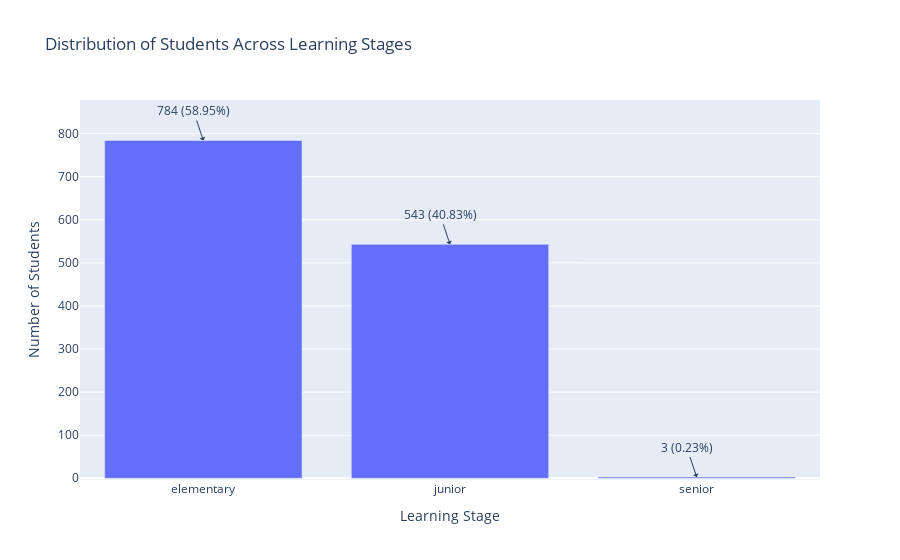

The cell this chart's notebook holds for it:
### Markdown cell above
# The distribution of students across different learning stages:

### Code cell
learning_stages_count = df_InfoContent['learning_stage'].value_counts()
total_students = len(df_InfoContent)

percentage_per_stage = (learning_stages_count / total_students) * 100

fig = go.Figure(data=[go.Bar(x=learning_stages_count.index, y=learning_stages_count.values)])

for i in range(len(learning_stages_count)):
    value_count = learning_stages_count.values[i]
    percentage = percentage_per_stage.values[i]
    text = f"{value_count} ({percentage:.2f}%)"
    fig.add_annotation(
        x=learning_stages_count.index[i],
        y=learning_stages_count.values[i],
        text=text,
        showarrow=True,
        arrowhead=1
    )

fig.update_layout(
    title='Distribution of Students Across Learning Stages',
    xaxis_title='Learning Stage',
    yaxis_title='Number of Students',
    showlegend=False
)

fig.show()

### Figure 1 — Plotly figure (JSON) as saved in the notebook; plotly's stock layout.template omitted (floating-point values rounded to 4 significant figures)
{"data": [{"type": "bar", "x": ["elementary", "junior", "senior"], "y": [784, 543, 3]}], "layout": {"annotations": [{"arrowhead": 1, "showarrow": true, "text": "784 (58.95%)", "x": "elementary", "y": 784}, {"arrowhead": 1, "showarrow": true, "text": "543 (40.83%)", "x": "junior", "y": 543}, {"arrowhead": 1, "showarrow": true, "text": "3 (0.23%)", "x": "senior", "y": 3}], "showlegend": false, "title": {"text": "Distribution of Students Across Learning Stages"}, "xaxis": {"title": {"text": "Learning Stage"}}, "yaxis": {"title": {"text": "Number of Students"}}}}
